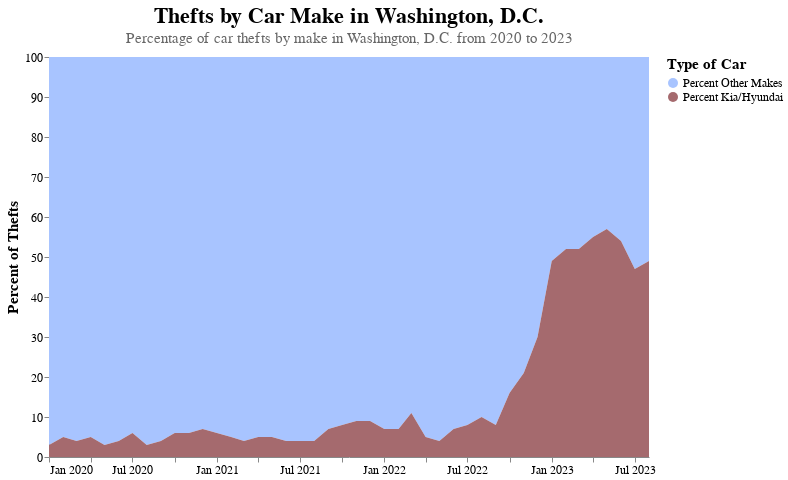

Source (notebook cell):
### Code cell
# Create the chart
chart = alt.Chart(thefts).mark_area().encode(
    x=alt.X('yearmonth(date):T', title=''),
    y=alt.Y('percent:Q', title='Percent of Thefts'),
    color=alt.Color('type:N', title='Type of Car', scale=alt.Scale(range=['#A8C4FF', '#A56A6E']), sort=['Percent Other Makes', 'Percent Kia/Hyundai']),
    tooltip=['yearmonth(date):T', 'percent:Q'],
    order='type:N'
).properties(
    width=600,
    height=400
)

# Change legend scale labels
chart = chart.properties(
    title=alt.Title(
        'Thefts by Car Make in Washington, D.C.',
        subtitle=['Percentage of car thefts by make in Washington, D.C. from 2020 to 2023'],
    ),
    width=600,
    height=400
)

alt.layer(chart).configure_view(
    strokeWidth=0
).configure_axis(
    grid=False,
    labelFontSize=12,
    titleFontSize=15,
    labelFont="Nunito Sans",
    titleFont="Nunito Sans"
).configure_legend(
    titleFontSize=15,
    labelFontSize=12,
    labelFont="Nunito Sans",
    titleFont="Nunito Sans"
).configure_title(
    font='Nunito Sans',
    fontSize=22,
    subtitleFontSize=15,
    subtitleFont='Nunito Sans',
    subtitleColor='#666666'
)

### Figure 1 — Vega-Lite specification as saved in the notebook (floating-point values rounded to 4 significant figures)
{"config": {"view": {"continuousWidth": 300, "continuousHeight": 300, "strokeWidth": 0}, "axis": {"grid": false, "labelFont": "Nunito Sans", "labelFontSize": 12, "titleFont": "Nunito Sans", "titleFontSize": 15}, "legend": {"labelFont": "Nunito Sans", "labelFontSize": 12, "titleFont": "Nunito Sans", "titleFontSize": 15}, "title": {"font": "Nunito Sans", "fontSize": 22, "subtitleColor": "#666666", "subtitleFont": "Nunito Sans", "subtitleFontSize": 15}}, "layer": [{"mark": {"type": "area"}, "encoding": {"color": {"field": "type", "scale": {"range": ["#A8C4FF", "#A56A6E"]}, "sort": ["Percent Other Makes", "Percent Kia/Hyundai"], "title": "Type of Car", "type": "nominal"}, "order": {"field": "type", "type": "nominal"}, "tooltip": [{"field": "date", "timeUnit": "yearmonth", "type": "temporal"}, {"field": "percent", "type": "quantitative"}], "x": {"field": "date", "timeUnit": "yearmonth", "title": "", "type": "temporal"}, "y": {"field": "percent", "title": "Percent of Thefts", "type": "quantitative"}}, "title": {"text": "Thefts by Car Make in Washington, D.C.", "subtitle": ["Percentage of car thefts by make in Washington, D.C. from 2020 to 2023"]}}], "data": {"name": "data-ce223f2528a3599dfc9e513294e8acd3"}, "height": 400, "width": 600, "$schema": "https://vega.github.io/schema/vega-lite/v5.17.0.json", "datasets": {"data-ce223f2528a3599dfc9e513294e8acd3": [{"date": "2020-01-01", "type": "Percent Other Makes", "percent": 97.0}, {"date": "2020-02-01", "type": "Percent Other Makes", "percent": 95.0}, {"date": "2020-03-01", "type": "Percent Other Makes", "percent": 96.0}, {"date": "2020-04-01", "type": "Percent Other Makes", "percent": 95.0}, {"date": "2020-05-01", "type": "Percent Other Makes", "percent": 97.0}, {"date": "2020-06-01", "type": "Percent Other Makes", "percent": 96.0}, {"date": "2020-07-01", "type": "Percent Other Makes", "percent": 94.0}, {"date": "2020-08-01", "type": "Percent Other Makes", "percent": 97.0}, {"date": "2020-09-01", "type": "Percent Other Makes", "percent": 96.0}, {"date": "2020-10-01", "type": "Percent Other Makes", "percent": 94.0}, {"date": "2020-11-01", "type": "Percent Other Makes", "percent": 94.0}, {"date": "2020-12-01", "type": "Percent Other Makes", "percent": 93.0}, {"date": "2021-01-01", "type": "Percent Other Makes", "percent": 94.0}, {"date": "2021-02-01", "type": "Percent Other Makes", "percent": 95.0}, {"date": "2021-03-01", "type": "Percent Other Makes", "percent": 96.0}, {"date": "2021-04-01", "type": "Percent Other Makes", "percent": 95.0}, {"date": "2021-05-01", "type": "Percent Other Makes", "percent": 95.0}, {"date": "2021-06-01", "type": "Percent Other Makes", "percent": 96.0}, {"date": "2021-07-01", "type": "Percent Other Makes", "percent": 96.0}, {"date": "2021-08-01", "type": "Percent Other Makes", "percent": 96.0}, {"date": "2021-09-01", "type": "Percent Other Makes", "percent": 93.0}, {"date": "2021-10-01", "type": "Percent Other Makes", "percent": 92.0}, {"date": "2021-11-01", "type": "Percent Other Makes", "percent": 91.0}, {"date": "2021-12-01", "type": "Percent Other Makes", "percent": 91.0}, {"date": "2022-01-01", "type": "Percent Other Makes", "percent": 93.0}, {"date": "2022-02-01", "type": "Percent Other Makes", "percent": 93.0}, {"date": "2022-03-01", "type": "Percent Other Makes", "percent": 89.0}, {"date": "2022-04-01", "type": "Percent Other Makes", "percent": 95.0}, {"date": "2022-05-01", "type": "Percent Other Makes", "percent": 96.0}, {"date": "2022-06-01", "type": "Percent Other Makes", "percent": 93.0}, {"date": "2022-07-01", "type": "Percent Other Makes", "percent": 92.0}, {"date": "2022-08-01", "type": "Percent Other Makes", "percent": 90.0}, {"date": "2022-09-01", "type": "Percent Other Makes", "percent": 92.0}, {"date": "2022-10-01", "type": "Percent Other Makes", "percent": 84.0}, {"date": "2022-11-01", "type": "Percent Other Makes", "percent": 79.0}, {"date": "2022-12-01", "type": "Percent Other Makes", "percent": 70.0}, {"date": "2023-01-01", "type": "Percent Other Makes", "percent": 51.0}, {"date": "2023-02-01", "type": "Percent Other Makes", "percent": 48.0}, {"date": "2023-03-01", "type": "Percent Other Makes", "percent": 48.0}, {"date": "2023-04-01", "type": "Percent Other Makes", "percent": 45.0}, {"date": "2023-05-01", "type": "Percent Other Makes", "percent": 43.0}, {"date": "2023-06-01", "type": "Percent Other Makes", "percent": 46.0}, {"date": "2023-07-01", "type": "Percent Other Makes", "percent": 53.0}, {"date": "2023-08-01", "type": "Percent Other Makes", "percent": 51.0}, {"date": "2020-01-01", "type": "Percent Kia/Hyundai", "percent": 3.0}, {"date": "2020-02-01", "type": "Percent Kia/Hyundai", "percent": 5.0}, {"date": "2020-03-01", "type": "Percent Kia/Hyundai", "percent": 4.0}, {"date": "2020-04-01", "type": "Percent Kia/Hyundai", "percent": 5.0}, {"date": "2020-05-01", "type": "Percent Kia/Hyundai", "percent": 3.0}, {"date": "2020-06-01", "type": "Percent Kia/Hyundai", "percent": 4.0}, {"date": "2020-07-01", "type": "Percent Kia/Hyundai", "percent": 6.0}, {"date": "2020-08-01", "type": "Percent Kia/Hyundai", "percent": 3.0}, {"date": "2020-09-01", "type": "Percent Kia/Hyundai", "percent": 4.0}, {"date": "2020-10-01", "type": "Percent Kia/Hyundai", "percent": 6.0}, {"date": "2020-11-01", "type": "Percent Kia/Hyundai", "percent": 6.0}, {"date": "2020-12-01", "type": "Percent Kia/Hyundai", "percent": 7.0}, {"date": "2021-01-01", "type": "Percent Kia/Hyundai", "percent": 6.0}, {"date": "2021-02-01", "type": "Percent Kia/Hyundai", "percent": 5.0}, {"date": "2021-03-01", "type": "Percent Kia/Hyundai", "percent": 4.0}, {"date": "2021-04-01", "type": "Percent Kia/Hyundai", "percent": 5.0}, {"date": "2021-05-01", "type": "Percent Kia/Hyundai", "percent": 5.0}, {"date": "2021-06-01", "type": "Percent Kia/Hyundai", "percent": 4.0}, {"date": "2021-07-01", "type": "Percent Kia/Hyundai", "percent": 4.0}, {"date": "2021-08-01", "type": "Percent Kia/Hyundai", "percent": 4.0}, {"date": "2021-09-01", "type": "Percent Kia/Hyundai", "percent": 7.0}, {"date": "2021-10-01", "type": "Percent Kia/Hyundai", "percent": 8.0}, {"date": "2021-11-01", "type": "Percent Kia/Hyundai", "percent": 9.0}, {"date": "2021-12-01", "type": "Percent Kia/Hyundai", "percent": 9.0}, {"date": "2022-01-01", "type": "Percent Kia/Hyundai", "percent": 7.0}, {"date": "2022-02-01", "type": "Percent Kia/Hyundai", "percent": 7.0}, {"date": "2022-03-01", "type": "Percent Kia/Hyundai", "percent": 11.0}, {"date": "2022-04-01", "type": "Percent Kia/Hyundai", "percent": 5.0}, {"date": "2022-05-01", "type": "Percent Kia/Hyundai", "percent": 4.0}, {"date": "2022-06-01", "type": "Percent Kia/Hyundai", "percent": 7.0}, {"date": "2022-07-01", "type": "Percent Kia/Hyundai", "percent": 8.0}, {"date": "2022-08-01", "type": "Percent Kia/Hyundai", "percent": 10.0}, {"date": "2022-09-01", "type": "Percent Kia/Hyundai", "percent": 8.0}, {"date": "2022-10-01", "type": "Percent Kia/Hyundai", "percent": 16.0}, {"date": "2022-11-01", "type": "Percent Kia/Hyundai", "percent": 21.0}, {"date": "2022-12-01", "type": "Percent Kia/Hyundai", "percent": 30.0}, {"date": "2023-01-01", "type": "Percent Kia/Hyundai", "percent": 49.0}, {"date": "2023-02-01", "type": "Percent Kia/Hyundai", "percent": 52.0}, {"date": "2023-03-01", "type": "Percent Kia/Hyundai", "percent": 52.0}, {"date": "2023-04-01", "type": "Percent Kia/Hyundai", "percent": 55.0}, {"date": "2023-05-01", "type": "Percent Kia/Hyundai", "percent": 57.0}, {"date": "2023-06-01", "type": "Percent Kia/Hyundai", "percent": 54.0}, {"date": "2023-07-01", "type": "Percent Kia/Hyundai", "percent": 47.0}, {"date": "2023-08-01", "type": "Percent Kia/Hyundai", "percent": 49.0}]}}
